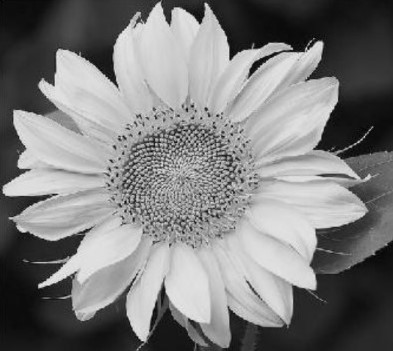
%> input picture flower.jpeg, 393 x 351 px
$ octave Outline.m   (GNU Octave 9; MATLAB toolbox functions it lacks are replaced by stand-ins)
%> lines starting %> are read from the running program, lines starting %| are printed output that depends on the picture; in (x1, y1, x2, y2) boxes, pixels count from 0 and x2, y2 are one past the last pixel; in counts of white or black regions, pixels touching at a corner belong together; the program's own positions count from 1
img = imread('flower.jpeg');
%> img is the input picture: size 351x393x3 uint8; min 0, max 242, mean 124.3
img = rgb2gray(img);
%> img: size 351x393 uint8
img = edge(img,'sobel');
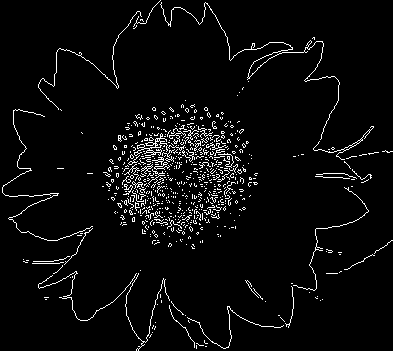
%> img: size 351x393 logical; 4.3% white in thin lines or dots
img = imdilate(img,ones(15));
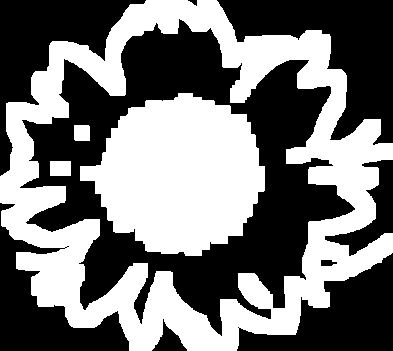
%> img: size 351x393 logical; 46.4% white; 4 white regions, box (x1, y1, x2, y2) and area: (0, 0, 393, 351) 42275, (80, 93, 265, 256) 21146, (50, 161, 71, 176) 315, (74, 125, 90, 141) 254
img = label2rgb(img);
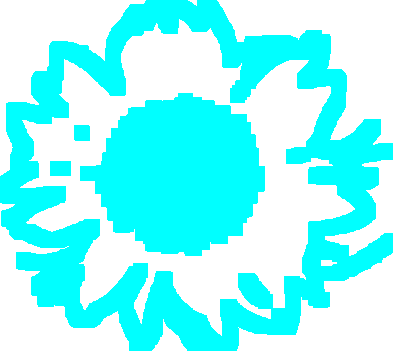
%> img: size 351x393x3 uint8; mean R, G, B 136.7, 255, 255
imshow(img);
